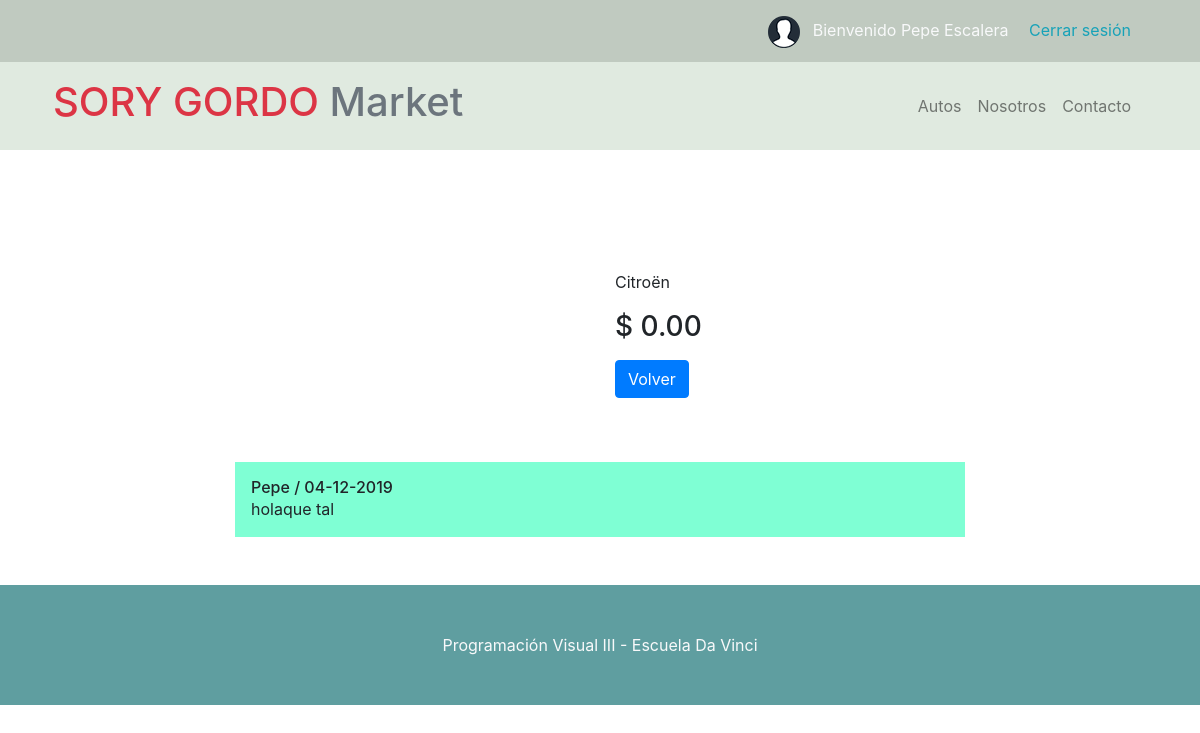
The app's page /index.php?p=1 (signed in) with its own data.
### tables this page shows
CREATE TABLE `autos`  (
  `id_auto` int(50) NOT NULL AUTO_INCREMENT,
  `id_marca` int(50) NOT NULL,
  `nombre` varchar(100) NOT NULL DEFAULT '',
  `detalles` varchar(100) NOT NULL DEFAULT '',
  `imagen` varchar(50) NULL DEFAULT NULL,
  `precio` decimal(7, 2) NOT NULL,
  PRIMARY KEY (`id_auto`) USING BTREE,
  UNIQUE INDEX `id_auto`(`id_auto`) USING BTREE,
  INDEX `autos_marcas`(`id_marca`) USING BTREE,
  CONSTRAINT `autos_marca` FOREIGN KEY (`id_marca`) REFERENCES `marcas` (`id_marca`) ON DELETE CASCADE ON UPDATE CASCADE
);

CREATE TABLE `marcas`  (
  `id_marca` int(50) NOT NULL AUTO_INCREMENT,
  `marca` varchar(50) NOT NULL,
  PRIMARY KEY (`id_marca`) USING BTREE,
  UNIQUE INDEX `id_marca`(`id_marca`) USING BTREE
);

CREATE TABLE `comentarios`  (
  `id_comentario` int(50) NOT NULL AUTO_INCREMENT,
  `id_auto` int(50) NOT NULL,
  `comentario` varchar(200) NOT NULL DEFAULT '',
  `fecha` date NULL DEFAULT NULL,
  `id_usuario` int(255) NOT NULL,
  PRIMARY KEY (`id_comentario`) USING BTREE,
  UNIQUE INDEX `id_comentario`(`id_comentario`) USING BTREE,
  INDEX `com_autos`(`id_auto`) USING BTREE,
  INDEX `comentarios_usuario`(`id_usuario`) USING BTREE,
  CONSTRAINT `comentarios_autos` FOREIGN KEY (`id_auto`) REFERENCES `autos` (`id_auto`) ON DELETE CASCADE ON UPDATE CASCADE,
  CONSTRAINT `comentarios_usuarios` FOREIGN KEY (`id_usuario`) REFERENCES `usuarios` (`id_usuario`) ON DELETE CASCADE ON UPDATE CASCADE
);

CREATE TABLE `usuarios`  (
  `id_usuario` int(50) NOT NULL AUTO_INCREMENT,
  `e-mail` varchar(30) NOT NULL DEFAULT '',
  `clave` varchar(10) NOT NULL,
  `nombre` varchar(20) NOT NULL DEFAULT '',
  `apellido` varchar(20) NOT NULL DEFAULT '',
  `id_localidad` int(50) NOT NULL,
  `rol` varchar(255) NOT NULL,
  PRIMARY KEY (`id_usuario`) USING BTREE,
  UNIQUE INDEX `id_usuario`(`id_usuario`) USING BTREE,
  INDEX `usuarios_localidades`(`id_localidad`) USING BTREE,
  CONSTRAINT `usuarios_localidades` FOREIGN KEY (`id_localidad`) REFERENCES `localidades` (`id_localidad`) ON DELETE CASCADE ON UPDATE CASCADE
);

### index.php (the view, shortened to what this page needs)
<?php
require "templates/conexion.php";
?>
<!DOCTYPE html>
<html lang="es">
<head>
    <link rel="stylesheet" href="css/bootstrap.css">
    <link rel="stylesheet" href="css/estilos.css">
</head>
<body>
    <header class="fondo">
        <div class="container-fluid fondo3">
            <div class="container">
                <div class="row mb-3">
                    <div class="col text-right">
                        <?php
                        if( isset($_SESSION['nombre']) ){
                        ?>
                        <div class="text-right text-light pt-3 pb-1 mr-4">
                            <img src="imagenes/user.png" alt="Avatar">
                            <p class="d-inline-block ml-2">Bienvenido
                                <?php echo $_SESSION['nombre']; ?>
                                <?php echo $_SESSION['apellido']; ?> <a href="templates/cerrar.php" class="ml-3 text-info">Cerrar sesión</a></p>
                        </div>
                        <?php
                        }
                        ?>
                    </div>
                </div>
            </div>
        </div>
        <div class="container pb-3">
            <h1 class="text-muted pl-2"><span class="text-danger">SORY GORDO </span>Market</h1>
            <nav class="navbar navbar-expand-lg navbar-light">
                <div class="collapse navbar-collapse" id="barra">
                    <ul class="navbar-nav ml-auto">
                        <li class="nav-item">
                            <a class="nav-link" href="#">Autos</a>
                        </li>
                        <li class="nav-item">
                            <a class="nav-link" href="#">Nosotros</a>
                        </li>
                        <li class="nav-item">
                            <a class="nav-link" href="#">Contacto</a>
                        </li>
                    </ul>
                </div>
            </nav>
        </div>
    </header>
    <main class="container bg-white">
        <?php
        if( !isset($_GET['p']) ) {
        ?>
        <section class="row">
            <h2 class="col-12 py-4 text-secondary text-center">Lista de Autos</h2>
            <?php
            $query = "SELECT id_auto, id_marca, nombre, detalles, imagen, precio FROM autos";
            $res = mysqli_query($cnx, $query);
            while( $column = mysqli_fetch_assoc($res) ){
            ?>
            <div class="col-lg-4 text-center">
                <div class="card mb-3">
                    <div class="card-body">
                        <img class="card-img-top mb-3" src="autos/<?php echo $column['imagen']; ?>" alt="<?php echo $column['nombre']; ?>">
                        <h2 class="card-title">
                            <?php echo $column['nombre']; ?>
                        </h2>
                        <p class="card-text">$
                            <?php echo $column['precio']; ?>
                        </p>
                        <a class="btn btn-primary float-right" href="index.php?p=<?php echo $column['id_auto']; ?>" class="btn">más</a>
                    </div>
                </div>
            </div>
            <?php
            }
            ?>
        </section>
        <?php
        }else{
        ?>
        <section class="row pb-5 justify-content-md-center">
            <?php
            $p = $_GET['p'];
            $queryAuto = "SELECT autos.nombre, autos.detalles, autos.precio, autos.imagen, marcas.marca FROM autos INNER JOIN marcas ON autos.id_marca = marcas.id_marca WHERE autos.id_auto = $p";
            $res = mysqli_query($cnx, $queryAuto);
            $auto = mysqli_fetch_assoc($res);
            ?>
            <div class="col-md-5 text-center">
            </div>
            <div class="col-md-5 py-3 d-flex flex-column justify-content-center align-items-md-start align-items-center">
                <p>
                    <?php echo $auto['marca']; ?>
                </p>
                <p class="h3 mb-3">$
                    <?php echo $auto['precio']; ?>
                </p>
                <a href="index.php" class="btn btn-primary">Volver</a>
            </div>
            <div class="col-md-8 mt-5" id="comentarios">
                <?php
                $queryCom = "SELECT * FROM comentarios INNER JOIN autos ON comentarios.id_auto = autos.id_auto INNER JOIN usuarios ON comentarios.id_usuario = usuarios.id_usuario WHERE autos.id_auto = $p ORDER BY comentarios.fecha DESC";
                $resCom = mysqli_query($cnx, $queryCom);
                while($columnCom = mysqli_fetch_assoc($resCom)){
                    $fecha = explode("-", $columnCom['fecha']);
                    $fecha_nueva = $fecha[2]."-".$fecha[1]."-".$fecha[0];
                ?>
                <div class="p-3">
                    <p class="mb-0 h6"><?php echo $columnCom['nombre']. " / " . $fecha_nueva; ?> </p>
                    <p class="mb-0"><?php echo $columnCom["comentario"]; ?></p>
                </div>
                <?php
                }
                ?>
            </div>
        </section>
        <?php
        }
        ?>
    </main>
    <footer class="fondo2">
        <div class="container p-5">
            <p class="text-light text-center m-0">Programación Visual III - Escuela Da Vinci</p>
        </div>
    </footer>
</body>
</html>

### css/estilos.css (style rules this page uses)
.fondo { background-color: #e0eae0; }
.fondo2 { background-color: cadetblue; }
.fondo3 { background-color: #c0cac0; }
h1 { position: absolute; z-index: 1030; }
#comentarios div:nth-child(odd) { background-color: aquamarine; }

### records on screen
autos: id_marca.marca "Citroën", precio "0.00"
comentarios: id_usuario.nombre "Pepe", fecha "04-12-2019", comentario "holaque tal"

### other values on screen
$_SESSION['nombre'] "Pepe"
$_SESSION['apellido'] "Escalera"
